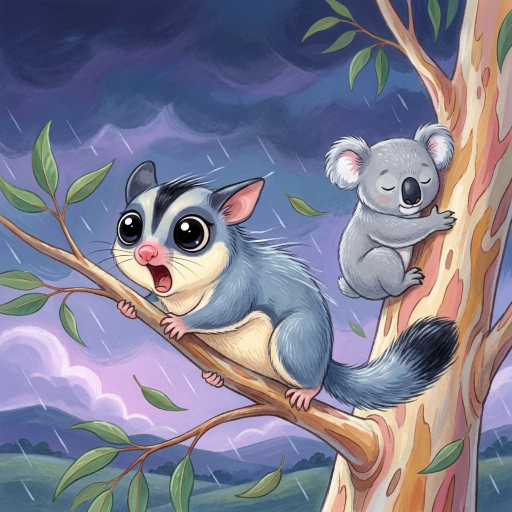
#> input picture Author 3/book3/cover_hero_A_draft.png, 1024 x 1024 px (shown at 1/2 size); its folder holds only this picture in this run
$ python cover_build.py cover_hero_A_draft.png
#> lines starting #> are read from the running program, lines starting #| are printed output that depends on the picture
# -*- coding: utf-8 -*-
# Author 3 Book 3 - Who Shook My Tree? front cover options builder.
# Copied from book2\cover_build.py (rule 15; newest Author 3 cover): full-bleed painting, solid
# one-line title on a twilight band, "Ages 3-5" badge bottom-left (rule 16), author along the bottom.
# Same band, type and badge as Books 1-2 so the series reads as one; stormy night palette in the art.
# Hero art: hybrid pipeline from gen_pages.py (nano-banana-pro draft, ideogram-4-5 refine to 2048 px).
# Usage: py cover_build.py --gen        (draft heroes A/B/C via nano-banana-pro, then build options)
#        py cover_build.py --refine A   (refine hero A to 2048 px with ideogram, rebuild)
#        py cover_build.py              (build options from whatever heroes exist)

import os, sys, subprocess, time
from PIL import Image, ImageDraw, ImageFont, ImageFilter

HERE = os.path.dirname(os.path.abspath(__file__))
FONTS = os.path.join(HERE, "fonts")
EXE = r"C:\Users\ibian\AppData\Local\Programs\openart\bin\openart.exe"
SHEETS = os.path.join(HERE, "..", "book1", "char_test")        # Banjo, Olive and the Book 1 cast
SHEET = os.path.join(SHEETS, "sheet_nbpro.png")
CAST = os.path.join(SHEETS, "sheet_cast.png")
NEW = os.path.join(HERE, "char_test", "sheet_new.png")          # Lyrebird and green tree frogs

# front panel incl. bleed: trim 2550 x 2550, bleed on the outer (right), top and bottom edges
TRIM, BLEED = 2550, 38
W, H = TRIM + BLEED, TRIM + 2 * BLEED - 1      # 2588 x 2625
NIGHT = (38, 34, 86)
TITLE = (255, 222, 120)
CREAM = (255, 249, 236)
BADGE = (214, 98, 52)
MIN_DPI = 230   # full-bleed 8.75 in from 2048 px art = 234 DPI (CLI is capped at 2K; see BOOK1-PLAN)

STYLE = ("Children's picture book cover illustration. Soft gouache and colored-pencil look with "
         "visible paper grain, rounded chunky character shapes, gentle line work. Stormy summer "
         "night palette of deep indigo, storm violet and slate blue, with warm ochre and pink gum "
         "bark and rain-washed eucalyptus greens as accents. Any lightning is only a soft lilac-white "
         "glow inside distant clouds, never a bolt striking a tree or an animal. Friendly, funny, not "
         "frightening. Full-bleed square painting to every edge, no border, no frame. No words, "
         "letters, numbers or text anywhere.")
SKY = ("The top quarter of the picture is open stormy twilight sky, empty, for the title, painted "
       "with the same soft texture and continuous with the scene: no hard edge, no flat band.")
BANJO = ("Banjo the sugar glider (blue-gray fur, cream belly, black stripe over his head and down "
         "his back, huge glossy black eyes, pink nose, cream-edged gliding membrane, fluffy gray tail "
         "with a black tip)")
OLIVE = "Olive the koala (silver-gray, white chest, fluffy white-edged ears, big black nose)"
LYRE = ("a male superb lyrebird (brown-gray body, long tail of two broad brown-and-cream striped "
        "outer feathers in a lyre shape filled with silvery lace plumes)")

HERO_PROMPTS = {
    "A": (f"{BANJO}, large in the picture, clinging with all four paws to a gum branch that sways "
          "in a strong gust, every hair of his fur standing on end, eyes enormous, mouth open in a "
          "funny gasp, leaves flying in the wind, soft rain streaks. Behind him "
          f"{OLIVE} hugs the trunk fast asleep, unbothered. A soft lilac glow inside far-off clouds "
          "over the hills. The gum tree's cream, pink and ochre bark. " + SKY),
    "B": (f"{BANJO}, large in the picture, leaping along a gum branch and pointing an accusing paw "
          f"at {LYRE}, who stands on the same branch with its beak wide open as if booming, its "
          "lace tail spread proudly. Soft rain, a lilac glow inside distant clouds. "
          f"{OLIVE} asleep hugging the trunk higher up at the side. " + SKY),
    "C": (f"{BANJO}, large in the picture, standing on a low branch of a stormy gum tree with a "
          "detective face, rain dripping off his ears, peering out at the viewer. Around him in the "
          "tree and below it: a sulphur-crested cockatoo with wings spread, a brushtail possum "
          f"peeking out of a hollow, a wombat at the foot of the trunk, and {LYRE} on a branch at "
          f"the right with its lace tail. {OLIVE} asleep hugging the trunk on a high branch at the "
          "upper left. The gum trunk and its branches run all the way up to the top edge of the "
          "picture. The top quarter is stormy twilight sky seen between the branches, open for the "
          "title, painted continuously with the rest: no blank area, no smear, no hard edge."),
}
REFS = {"A": [SHEET], "B": [SHEET, NEW], "C": [SHEET, CAST, NEW]}

# [35 lines left out: functions save, run, gen_draft, refine, not called in this run]

def font(name, px, weight=None):
    f = ImageFont.truetype(os.path.join(FONTS, name), px)
    if weight:
        f.set_variation_by_name(weight)
    return f

def centred(d, text, fnt, cx, y, fill, **kw):
    d.text((cx, y), text, font=fnt, fill=fill, anchor="ms", **kw)

def build_front(tag):
#> called with tag = 'A'
    hero_path = os.path.join(HERE, f"cover_hero_{tag}.png")
    if not os.path.exists(hero_path):
        hero_path = os.path.join(HERE, f"cover_hero_{tag}_draft.png")   # layout preview only
    hero = Image.open(hero_path).convert("RGB")
#> hero is the input picture: PIL image 1024x1024 RGB; mean R, G, B 127.2, 125.3, 144.6
    dpi = hero.width / (H / 300.0)
#> dpi = 117
    note = "" if dpi >= MIN_DPI else "  (draft resolution, preview only)"
#> note = '  (draft resolution, preview only)'
    print(f"{os.path.basename(hero_path)}: {hero.width} px -> {dpi:.0f} DPI full bleed{note}")
#| cover_hero_A_draft.png: 1024 px -> 117 DPI full bleed  (draft resolution, preview only)
    canvas = hero.resize((H, H), Image.LANCZOS).crop(((H - W) // 2, 0, (H - W) // 2 + W, H))
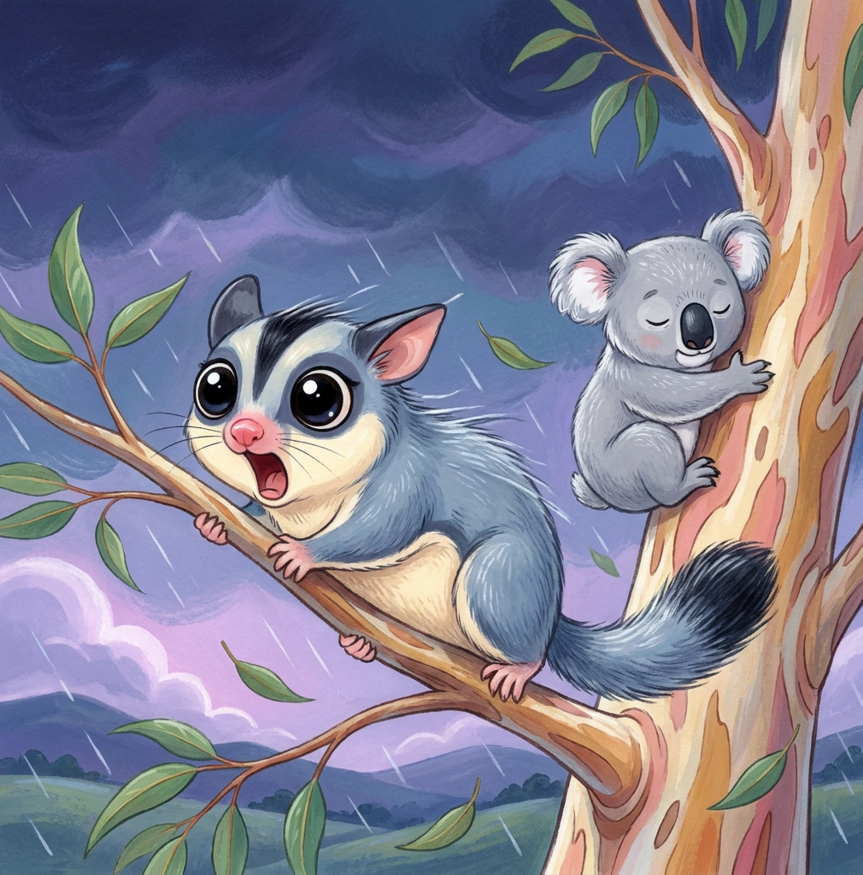
#> canvas: PIL image 2588x2625 RGB (shown at 1/3 size); mean R, G, B 127.3, 125.3, 144.5
    cx = TRIM // 2                                   # trim box starts at x 0 (spine side)

    # twilight band behind the title, fading into the painted sky (no hard edge)
    band_h = 640
    shade = Image.new("RGB", (W, band_h), NIGHT)
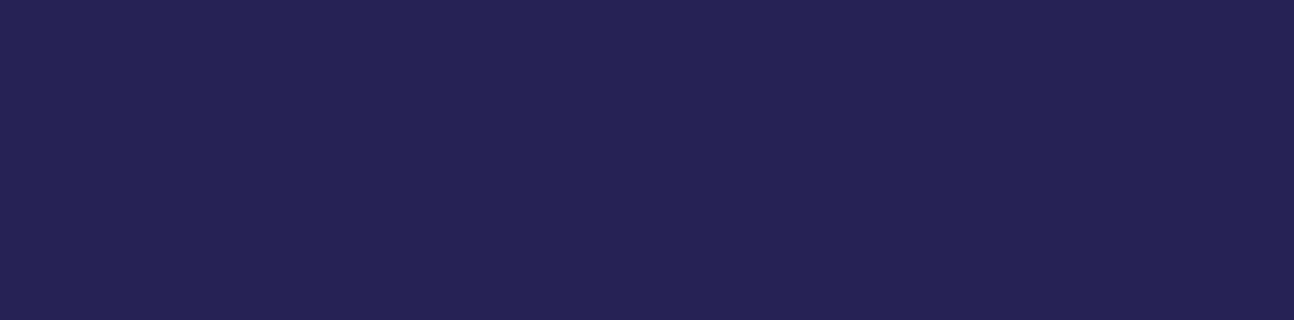
#> shade: PIL image 2588x640 RGB (shown at 1/2 size); mean R, G, B 38, 34, 86
    mask = Image.linear_gradient("L").resize((W, band_h)).point(lambda v: int((255 - v) * 0.86))
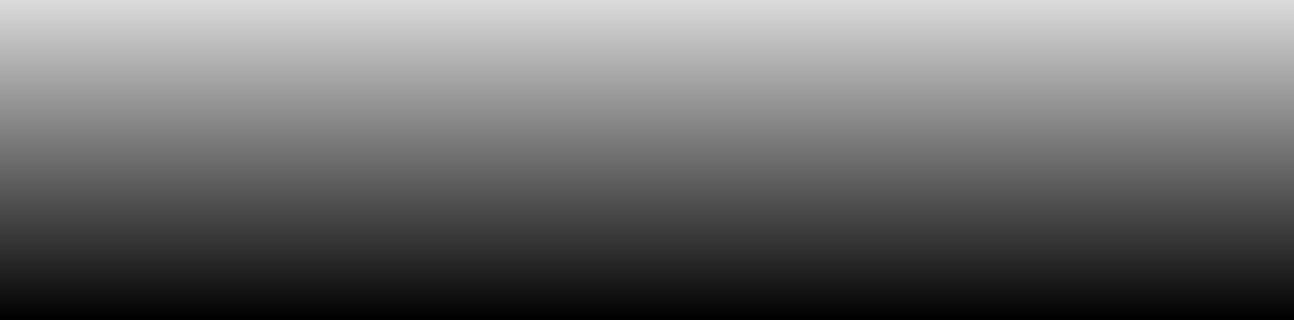
#> mask: PIL image 2588x640 L (shown at 1/2 size); min 0, max 219, mean 109.1
    canvas.paste(shade, (0, 0), mask)
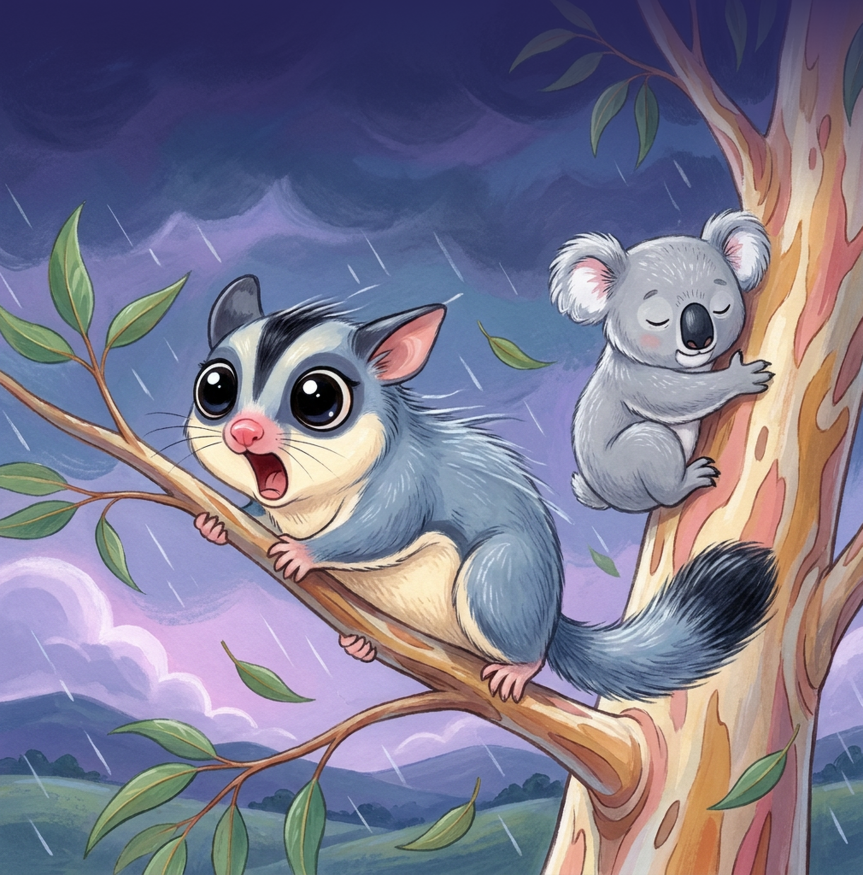
#> canvas: PIL image 2588x2625 RGB (shown at 1/3 size); mean R, G, B 123.7, 120.8, 142.2
    d = ImageDraw.Draw(canvas)

    # title: solid colour, one line, as large as fits inside the safe width
    title, size = "Who Shook My Tree?", 300
    f_t = font("Chewy-Regular.ttf", size)
    while d.textlength(title, font=f_t) > TRIM - 2 * 150 - 40:
        size -= 4
        f_t = font("Chewy-Regular.ttf", size)
#> this loop made 22 passes
#> size on passes 1 to 12: 296, 292, 288, 284, 280, 276, 272, 268, 264, 260, 256, 252
#> after the loop, size = 212
    centred(d, title, f_t, cx, BLEED + 150 + int(size * 0.80), TITLE,
            stroke_width=6, stroke_fill=(30, 26, 66))

    # author name along the bottom, light with a soft dark glow for any background
    f_a = font("Nunito[wght].ttf", 120, "ExtraBold")
    glow = Image.new("RGBA", canvas.size, (0, 0, 0, 0))
    ImageDraw.Draw(glow).text((cx, BLEED + TRIM - 175), "Hattie Moss", font=f_a,
                              fill=(20, 18, 50, 230), anchor="ms")
    glow = glow.filter(ImageFilter.GaussianBlur(18))
    canvas.paste(glow, (0, 0), glow)
    d = ImageDraw.Draw(canvas)
    centred(d, "Hattie Moss", f_a, cx, BLEED + TRIM - 175, CREAM)

    # age badge (replaces the coloring-book band): round, bottom-left corner inside the safe zone,
    # clear of the characters (top-right covered Olive/the cockatoo in the drafts)
    r = 165
    bx, by = 150 + r, BLEED + TRIM - 150 - r
    d.ellipse((bx - r, by - r, bx + r, by + r), fill=BADGE, outline=CREAM, width=12)
    centred(d, "AGES", font("Nunito[wght].ttf", 70, "Black"), bx, by - 10, CREAM)
    centred(d, "3-5", font("Chewy-Regular.ttf", 130), bx, by + 108, CREAM)

    out = os.path.join(HERE, f"cover_option_{tag}.png")
    save(canvas, out)
    return out

# [11 lines left out: function panel, not called in this run]

if __name__ == "__main__":
    if "--gen" in sys.argv:
        for t in "ABC":
            print("draft", t, gen_draft(t)[1], flush=True)
    if "--refine" in sys.argv:
        t = sys.argv[sys.argv.index("--refine") + 1]
        print("refine", t, refine(t)[1], flush=True)
#> (the run stopped early here; a loop or call above may not have finished)

$ run again, on Author 3/book3/cover_hero_B_draft.png
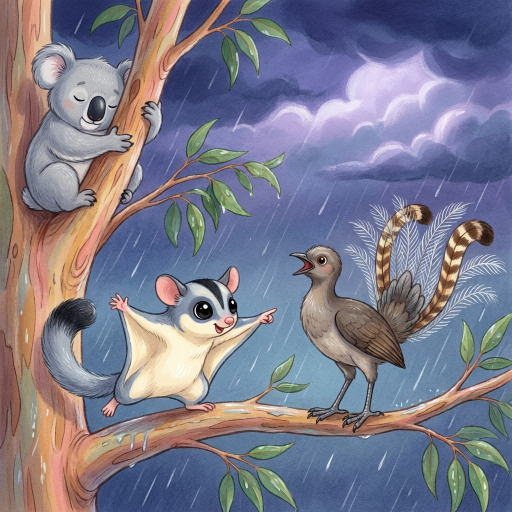
#> input picture Author 3/book3/cover_hero_B_draft.png, 1024 x 1024 px (shown at 1/2 size)
#> in build_front, hero is the input picture: PIL image 1024x1024 RGB; mean R, G, B 124.2, 122.4, 139.2
#| cover_hero_B_draft.png: 1024 px -> 117 DPI full bleed  (draft resolution, preview only)
#> in build_front, `canvas = hero.resize((H, H), Image.LANCZOS).crop(((H - W) // 2, 0, (H ..`:
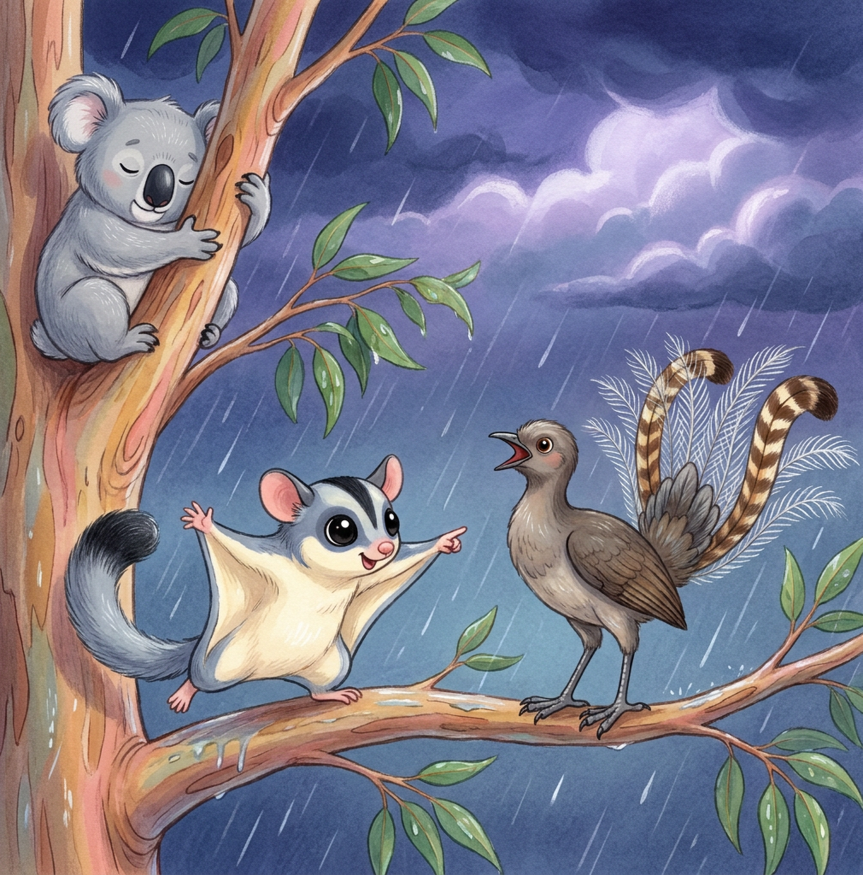
#> canvas: PIL image 2588x2625 RGB (shown at 1/3 size); mean R, G, B 124.3, 122.6, 139.4
#> in build_front, `canvas.paste(shade, (0, 0), mask)`:
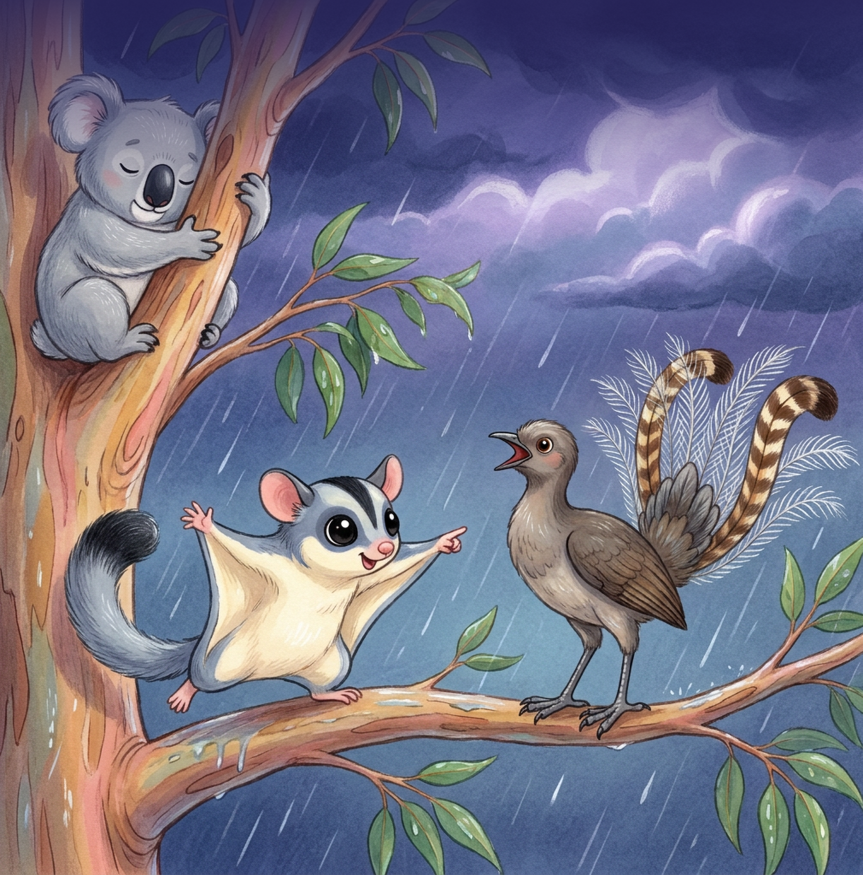
#> canvas: PIL image 2588x2625 RGB (shown at 1/3 size); mean R, G, B 117.7, 115.8, 135
#> the loop in build_front, `while d.textlength(title, font=f_t) > TRIM - 2 * 150 - 40:` made 22 passes
#> size on passes 1 to 8: 296, 292, 288, 284, 280, 276, 272, 268
#> after the loop in build_front, `while d.textlength(title, font=f_t) > TRIM - 2 * 150 - 40:`: size = 212

$ run again, on Author 3/book3/cover_hero_C_draft.png
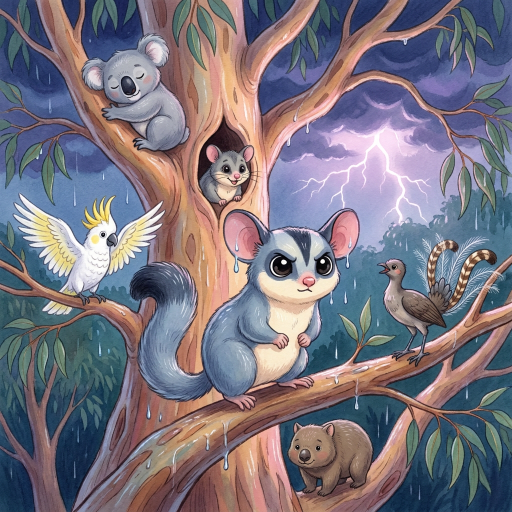
#> input picture Author 3/book3/cover_hero_C_draft.png, 1024 x 1024 px (shown at 1/2 size)
#> in build_front, hero is the input picture: PIL image 1024x1024 RGB; mean R, G, B 122.5, 116.4, 127.5
#| cover_hero_C_draft.png: 1024 px -> 117 DPI full bleed  (draft resolution, preview only)
#> in build_front, `canvas = hero.resize((H, H), Image.LANCZOS).crop(((H - W) // 2, 0, (H ..`:
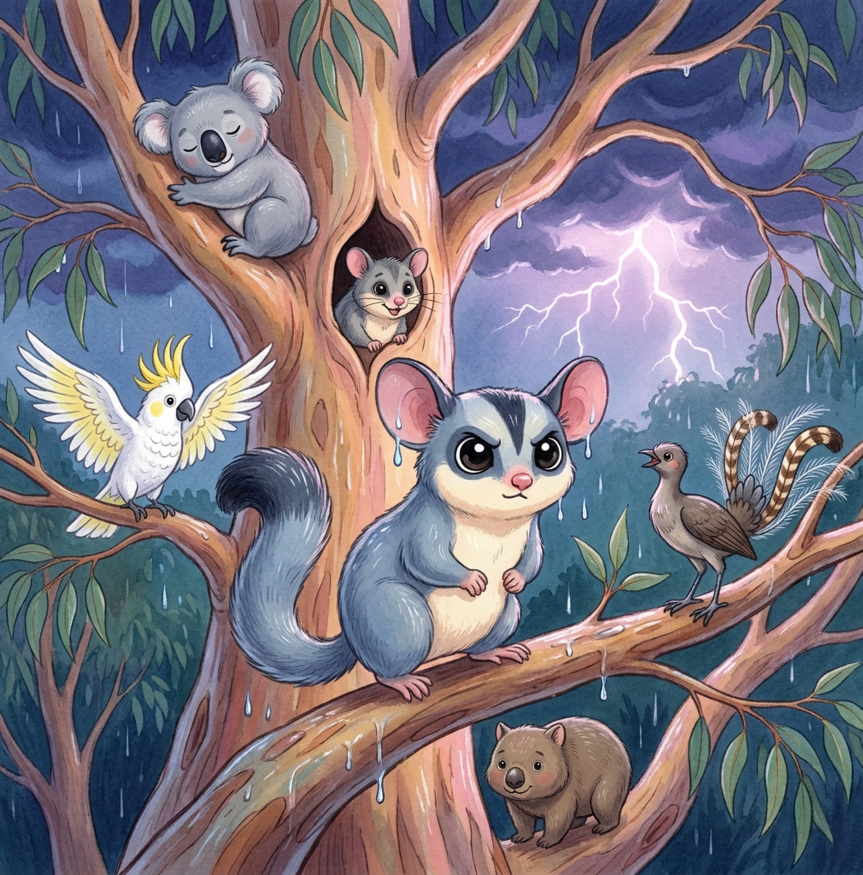
#> canvas: PIL image 2588x2625 RGB (shown at 1/3 size); mean R, G, B 123.2, 116.7, 127.6
#> in build_front, `canvas.paste(shade, (0, 0), mask)`:
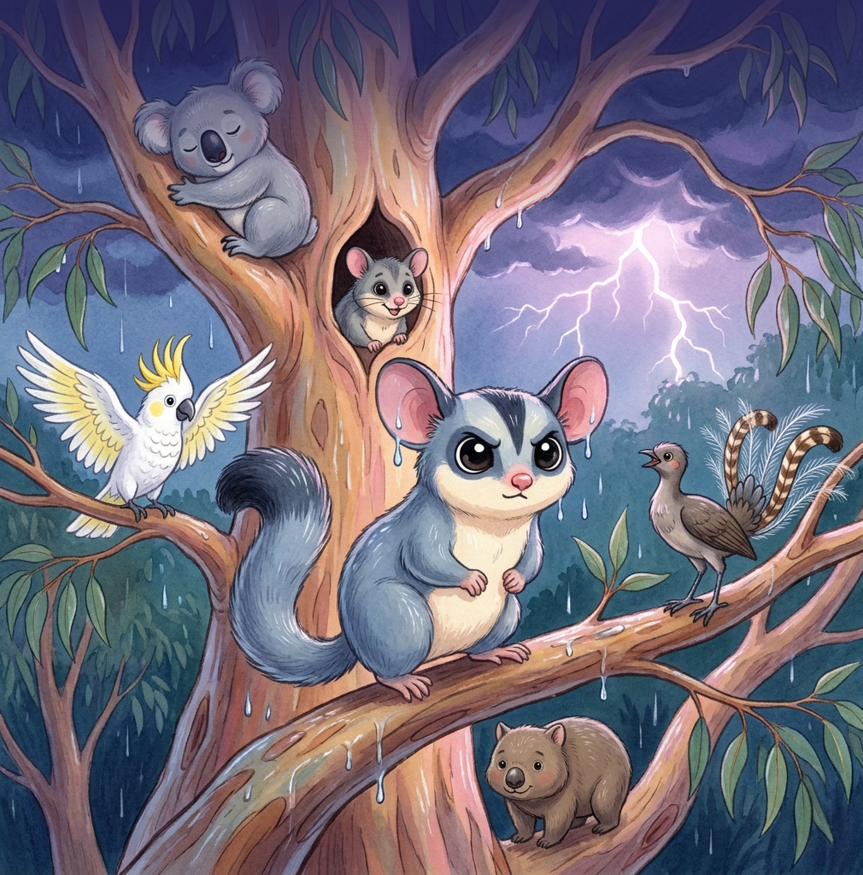
#> canvas: PIL image 2588x2625 RGB (shown at 1/3 size); mean R, G, B 116.2, 110, 124.5
#> the loop in build_front, `while d.textlength(title, font=f_t) > TRIM - 2 * 150 - 40:` made 22 passes
#> size on passes 1 to 8: 296, 292, 288, 284, 280, 276, 272, 268
#> after the loop in build_front, `while d.textlength(title, font=f_t) > TRIM - 2 * 150 - 40:`: size = 212
